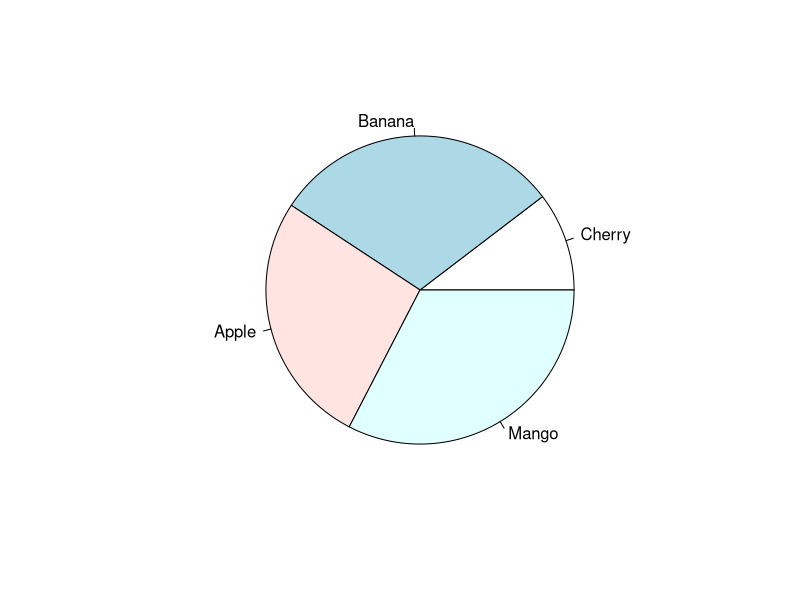
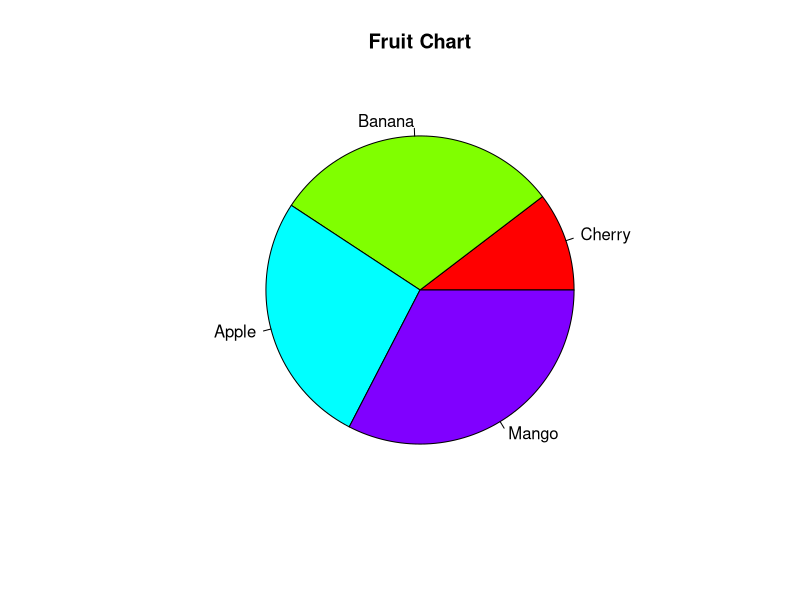
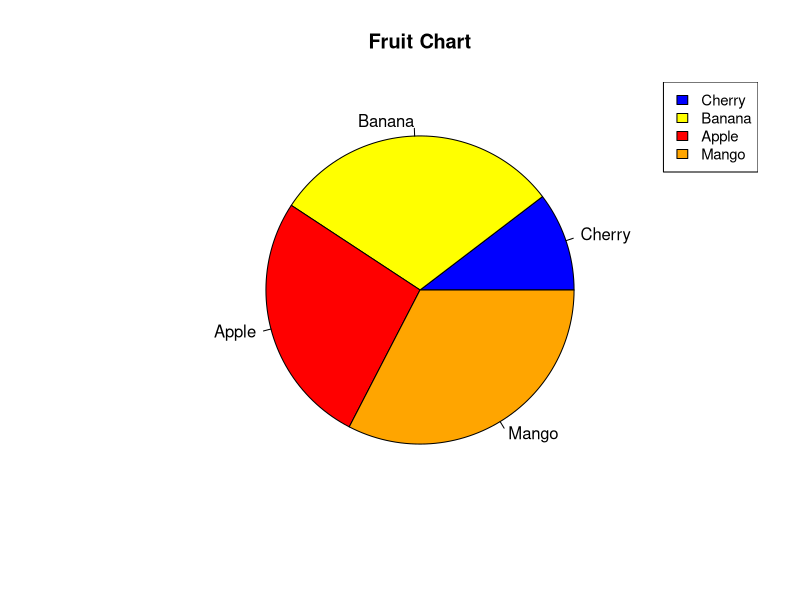
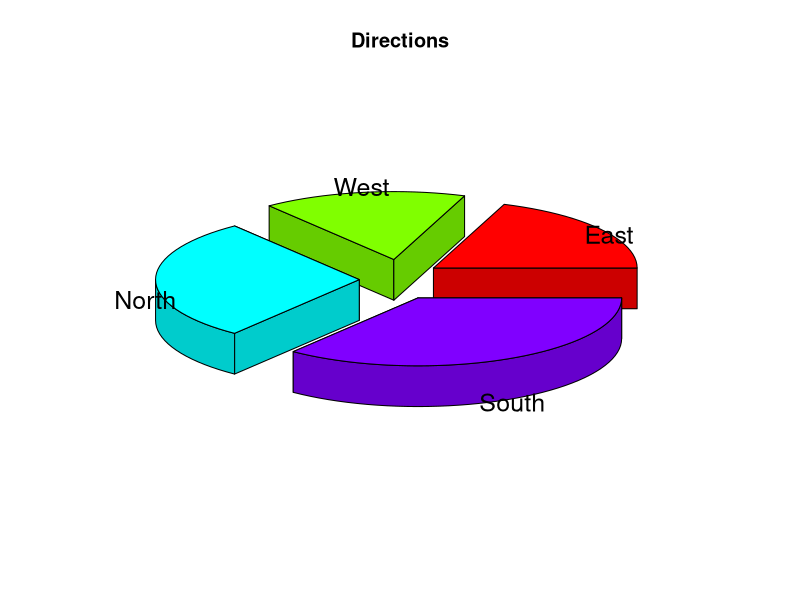
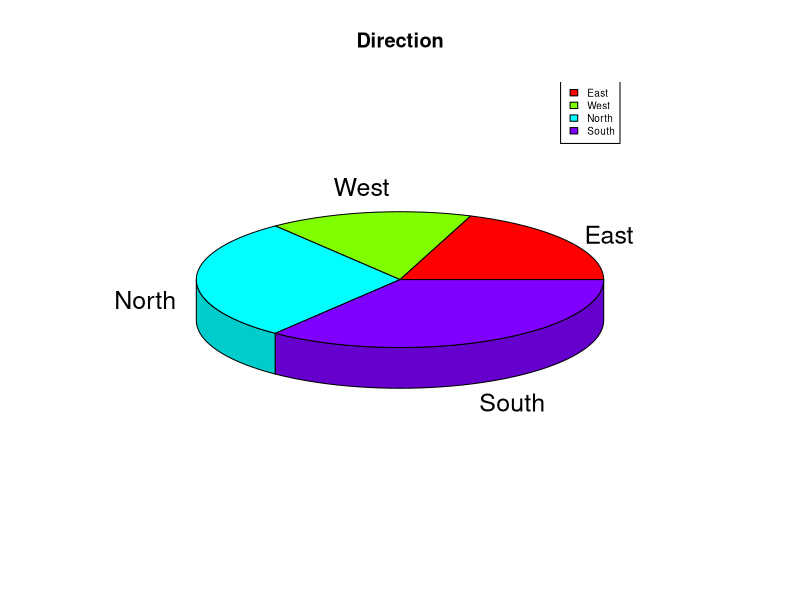

Write the R code that produced these figures, in order.
# Pie Chart in R language
# A pie chart is a circular chart divided into sectors, each representing 
# a category of data. The size of each sector is proportional to the quantity 
# or frequency of the data it represents.

# Data
a <- c(14, 41, 36, 44)
labels <- c("Cherry","Banana","Apple","Mango")
pie(a,labels)
pie(a,labels,main="Fruit Chart",col = rainbow(length(a)))
colours <- c("blue","yellow","red","orange")
pie(a,labels,main = "Fruit Chart",col=colours)

# Chart Legend
# legend(x,y=NULL,legend,fill,col,bg) - General Syntax

legend("topright",c("Cherry","Banana","Apple","Mango"),cex=0.9,
       fill=colours)

# 3-D Pie Chart
# install.packages("plotrix") - First time only
library(plotrix)
b <- c(30,25,45,55)
labelsa=c("East","West","North","South")
pie3D(b,labels=labelsa,explode = 0.2 , main = "Directions")

# Percentage
c <- c(30,25,45,55)
labelsb=c("East","West","North","South")
pie_percent <- round(100*c/sum(c),1)
pie3D(c,labels = labelsb,main="Direction",col = rainbow(length(c)))
legend("topright",legend = labelsb,cex=0.6,
       fill=rainbow(length(c)))
